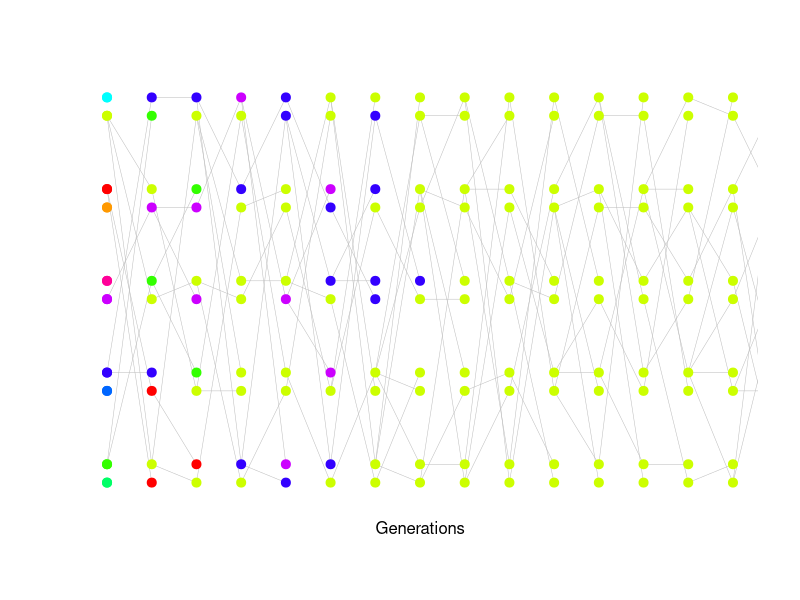
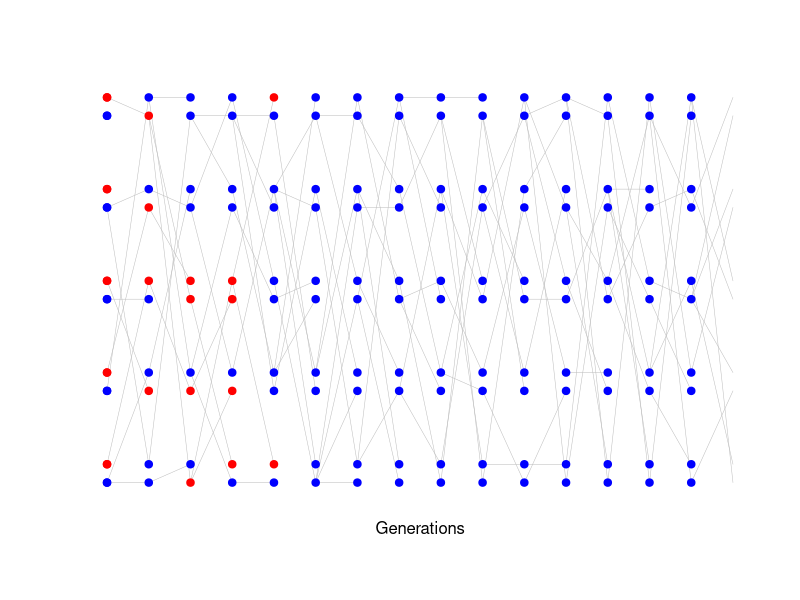
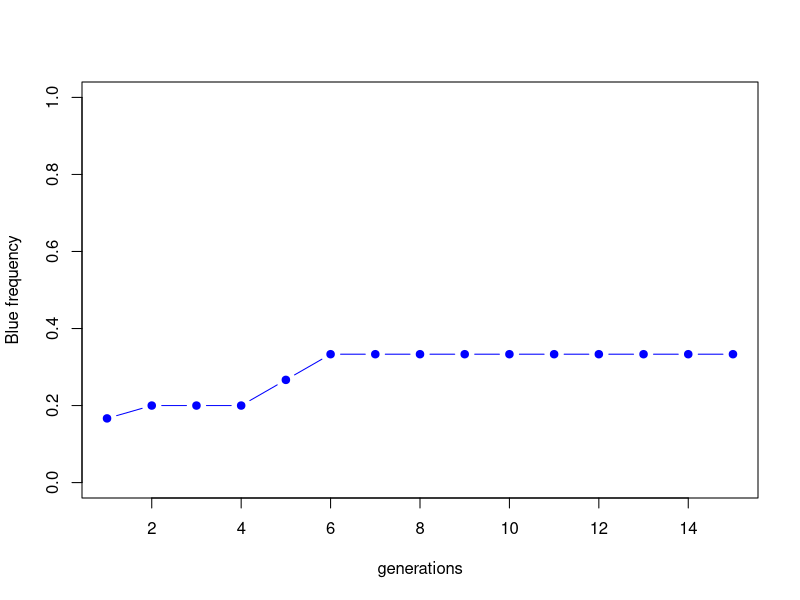
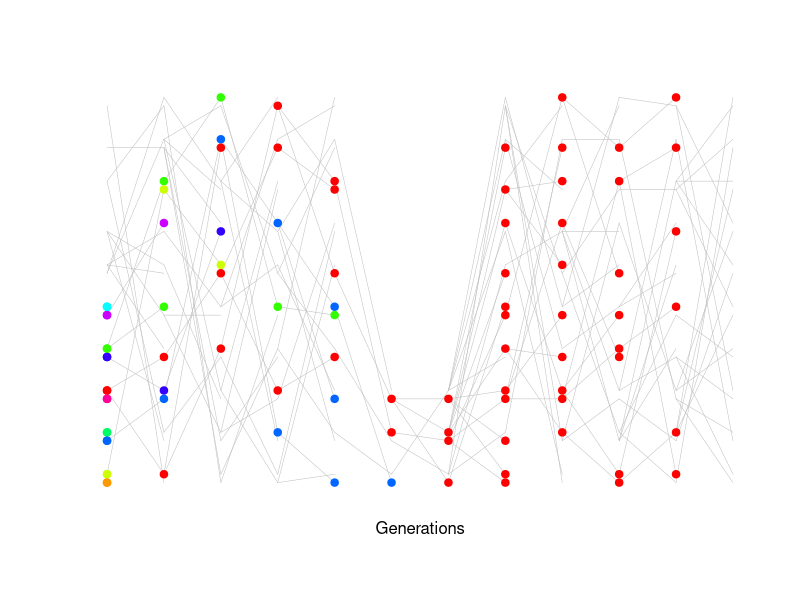

Reproduce these figures in R, in order. (Note: this script raises an error after producing the figures.)
png(file="~/Dropbox/Courses/PBGG_Core/Popgen_teaching_Notes/Figs/Loss_of_het_2.png",width = 800, height = 400)
N<-5
num.gens<-15
offset<-0.1
plot(c(1,num.gens),c(1,N)+c(-offset,offset),type="n",axes=FALSE,xlab="",ylab="")
mtext(side=1,line=1,"Generations")
 my.cols<-sample(rainbow(2*N))
 
	points(rep(1,N),1:N+offset, pch=19,cex=1.2,col=my.cols[(1:N)*2])
 points(rep(1,N),1:N-offset, pch=19,cex=1.2,col=my.cols[(1:N)*2-1])

for(i in 1:num.gens){
 new.cols<-rep("black",2*N)

 for(ind in 1:N){
		par<-sample(1:N,2,replace=FALSE)

		which.allele<-sample(c(-1,1),1)
		lines(c(i,i+1), c(par[1]+which.allele*offset,ind-offset),col="grey",lwd=0.5)
		new.cols[2*ind-1]<- my.cols[2*par[1] +ifelse(which.allele==1,0,-1)]

		which.allele<-sample(c(-1,1),1)
		lines(c(i,i+1), c(par[2]+which.allele*offset,ind+offset),col="grey",lwd=0.5)
		new.cols[2*ind]<- my.cols[2*par[2] +ifelse(which.allele==1,0,-1)]

	}
	
 
 points(rep(i,N),1:N+offset, pch=19,cex=1.2,col=my.cols[(1:N)*2])
 points(rep(i,N),1:N-offset, pch=19,cex=1.2,col=my.cols[(1:N)*2-1])
 my.cols<-new.cols

}

dev.off()



png(file="~/Dropbox/Courses/PBGG_Core/Popgen_teaching_Notes/Figs/Loss_of_het_2_alleles.png",width = 800, height = 400)
N<-5
num.gens<-15
offset<-0.1
plot(c(1,num.gens+1),c(1,N)+c(-offset,offset),type="n",axes=FALSE,xlab="",ylab="")
mtext(side=1,line=1,"Generations")
 my.cols<-  rep(c("blue","red"),N)  # sample(rep(c("blue","red"),N), size=2*N)
 
	points(rep(1,N),1:N+offset, pch=19,cex=1,col=my.cols[(1:N)*2])
 points(rep(1,N),1:N-offset, pch=19,cex=1,col=my.cols[(1:N)*2-1])
my.freq<-numeric()
for(i in 1:num.gens){
 new.cols<-rep("black",2*N)

 for(ind in 1:N){
		par<-sample(1:N,2,replace=FALSE)

		which.allele<-sample(c(-1,1),1)
		lines(c(i,i+1), c(par[1]+which.allele*offset,ind-offset),col="grey",lwd=0.5)
		new.cols[2*ind-1]<- my.cols[2*par[1] +ifelse(which.allele==1,0,-1)]

		which.allele<-sample(c(-1,1),1)
		lines(c(i,i+1), c(par[2]+which.allele*offset,ind+offset),col="grey",lwd=0.5)
		new.cols[2*ind]<- my.cols[2*par[2] +ifelse(which.allele==1,0,-1)]

	}
	
my.freq<- c(my.freq,sum(my.cols=="blue"))
 points(rep(i,N),1:N+offset, pch=19,cex=1,col=my.cols[(1:N)*2])
 points(rep(i,N),1:N-offset, pch=19,cex=1,col=my.cols[(1:N)*2-1])
 my.cols<-new.cols

}
 plot(my.freq/(2*15),ylim=c(0,1),type="b",col="blue",pch=19,xlab="generations",ylab="Blue frequency")

#dev.copy2pdf(file="~/Dropbox/Courses/PBGG_Core/Popgen_teaching_Notes/Figs/Loss_of_het_2_alleles_3.pdf")



N.vec<-c(rep(10,5),rep(3,2),rep(10,5))
num.gens<-length(N.vec)
offset<-0.1
plot(c(1,num.gens),c(1,max(N.vec))+c(-offset,offset),type="n",axes=FALSE,xlab="",ylab="")
mtext(side=1,line=1,"Generations")
 my.cols<-sample(rainbow(2*N))
 
N <-N.vec[1]
	points(rep(1,N),1:N+offset, pch=19,cex=1,col=my.cols[(1:N)*2])
 points(rep(1,N),1:N-offset, pch=19,cex=1,col=my.cols[(1:N)*2-1])

for(i in 1:num.gens){
	
N.new<-N.vec[i+1]
N.old<-N.vec[i]

 new.cols<-rep("black",2*N.new)

 for(ind in 1:N.new){
		par<-sample(1:N.old,2,replace=FALSE)

		which.allele<-sample(c(-1,1),1)
		lines(c(i,i+1), c(par[1]+which.allele*offset,ind-offset),col="grey",lwd=0.5)
		new.cols[2*ind-1]<- my.cols[2*par[1] +ifelse(which.allele==1,0,-1)]

		which.allele<-sample(c(-1,1),1)
		lines(c(i,i+1), c(par[2]+which.allele*offset,ind+offset),col="grey",lwd=0.5)
		new.cols[2*ind]<- my.cols[2*par[2] +ifelse(which.allele==1,0,-1)]

	}
	
 
 points(rep(i,N.old),1:N.old+offset, pch=19,cex=1,col=my.cols[(1:N)*2])
 points(rep(i,N.old),1:N.old-offset, pch=19,cex=1,col=my.cols[(1:N)*2-1])
 my.cols<-new.cols

}
